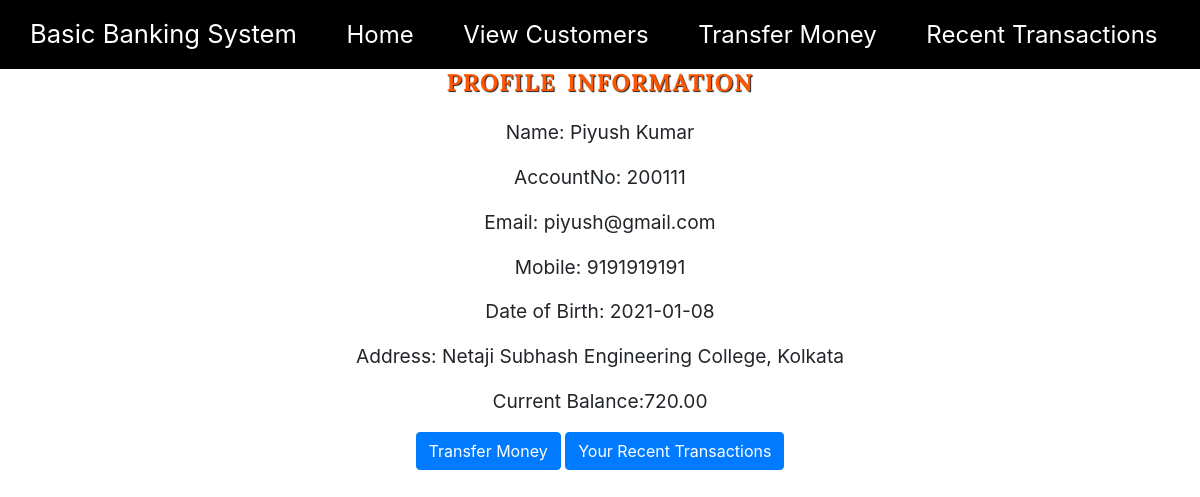
The page /view_profile.php?AccountNo=200111 on the database its author committed.
### tables this page shows
CREATE TABLE `user` (
  `AccountNo` int(20) NOT NULL,
  `Name` varchar(35) NOT NULL,
  `Email` varchar(35) NOT NULL,
  `Mobile` varchar(15) NOT NULL,
  `DOB` date NOT NULL DEFAULT current_timestamp(),
  `Address` text NOT NULL DEFAULT 'Netaji Subhash Engineering College, Kolkata',
  `CurrentBalance` decimal(35,2) NOT NULL
);

### view_profile.php (the view, shortened to what this page needs)
 <?php
  require_once "pdo.php";
?>
<!DOCTYPE html>
 <html>
 <head>
   <?php require_once "head.php"; ?>
   <link rel="stylesheet" type="text/css" href="css/styles.css">
 </head>
 <body>
 <nav style="background-color:black;">
        <div class= "row">
            <ul class="main-nav">
                <li class="nam">Basic Banking System</li>
                <li><a href="index.php">Home</a></li>
                <li><a href="showuser.php">View Customers</a></li>
                <li><a href="transfer.php">Transfer Money</a></li>
                <li><a href="recent.php">Recent Transactions</a></li>
              </ul>
              </div>
      </nav>
 <div class="container view">
 <h1>Profile Information</h1>
<?php
$stmt = $pdo->prepare("SELECT * FROM user  where AccountNo = :xyz");
$stmt->execute(array(":xyz" => $_GET['AccountNo']));
$row = $stmt->fetch(PDO::FETCH_ASSOC);
 echo '<p>Name: '.$row['Name'];
 echo '</p><p>AccountNo: '.$row['AccountNo'];
 echo '</p><p>Email: '.$row['Email'];
 echo '</p><p>Mobile: '.$row['Mobile'];
 echo '</p><p>Date of Birth:  '.$row['DOB'];
 echo '</p><p>Address: '.$row['Address'];
 echo '</p><p> Current Balance:'.$row['CurrentBalance'];
 echo "</p>";
?>
</div>
<div class ="trans">
<a class="btn btn-primary" href="transfer.php"role="button">Transfer Money</a>
<a class="btn btn-primary" href="mstatement.php"role="button">Your Recent Transactions</a>
</div>
</body>

### css/styles.css (style rules this page uses)
* { margin:0; padding:0; }
.nam { color:white; font-weight: 400; font-size: 160%; }
h1 { font-weight: 300; text-transform: uppercase; margin-top: 0; margin-bottom: 20px; color: #fff; font-size: 240%; word-spacing: 4px; letter-spacing: 1px; }
.main-nav { margin-top: 15px; float: right; list-style: none; }
.main-nav li { display: inline-block; margin-left: 45px; }
.main-nav li a { color: white; text-decoration: none; font-size: 150%; border-bottom: 2px solid transparent; transition: border-bottom 0.2s; }

### view_profile.php (style rules this page uses)
h1 { color: #ff5600; font-family: Lora,Oxygen, -apple-system,BlinkMacSystemFont,"Segoe UI",Roboto,"Helvetica Neue",Arial,sans-serif,"Apple Color Emoji","Segoe UI Emoji","Segoe UI Symbol"; font-size: 1.5em; font-weight: bold; text-shadow: 1px 1px 1px #222; margin-top: 0; margin-bottom: 0.9; text-align:center; }
.view p { text-align:center; font-size:1.2em; }
.trans { text-align:center; }

### rows shown on the page
user: Name "Piyush Kumar", AccountNo "200111", Email "piyush@gmail.com", Mobile "9191919191", DOB "2021-01-08", Address "Netaji Subhash Engineering College, Kolkata", CurrentBalance "720.00"
